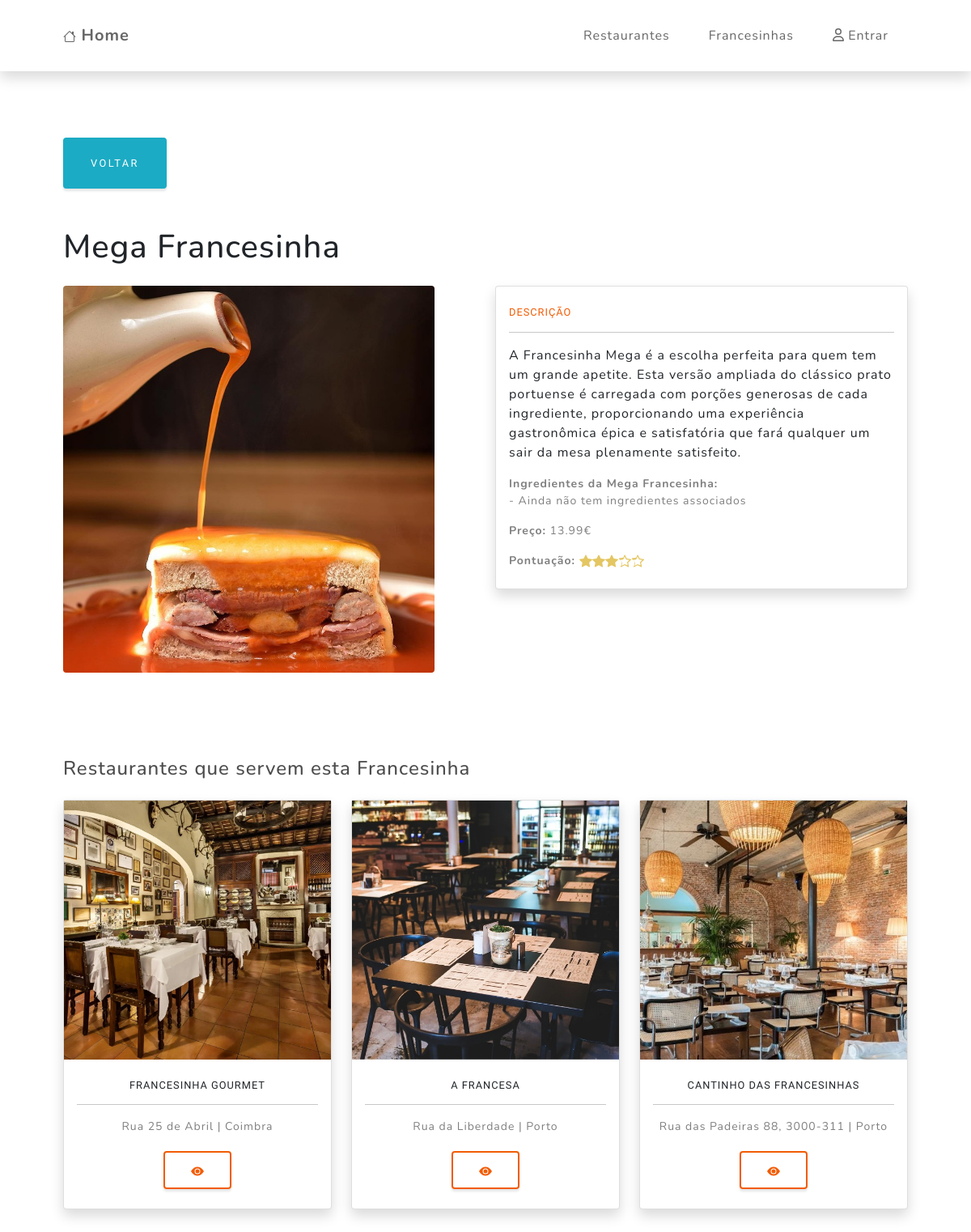
/francesinha_detail.php?id=4, run on the app's committed database.
### tables this page shows
CREATE TABLE `francesinhas` (
  `id_francesinhas` int(11) NOT NULL,
  `nome` varchar(45) NOT NULL,
  `preco` decimal(5,2) NOT NULL,
  `capa` varchar(45) DEFAULT NULL,
  `descricao` text DEFAULT NULL,
  `deleted` int(1) DEFAULT 0,
  `pontuacao` int(11) DEFAULT 0
);

CREATE TABLE `restaurantes` (
  `id_restaurantes` int(11) NOT NULL,
  `nome` varchar(45) NOT NULL,
  `endereco` varchar(100) NOT NULL,
  `ref_cidades` int(11) NOT NULL,
  `capa` varchar(255) NOT NULL,
  `descricao` text NOT NULL,
  `pontuacao` float DEFAULT 0,
  `deleted` int(1) DEFAULT 0
);

CREATE TABLE `cidades` (
  `id_cidades` int(11) NOT NULL,
  `nome` varchar(45) NOT NULL,
  `ref_paises` int(11) NOT NULL
);

### francesinha_detail.php (called while the page is built)
<?php include_once "./components/cp_head.php" ?>
<?php include_once "./components/cp_navbar.php" ?>
<?php include_once "./components/cp_detalhes_fran.php" ?>
<?php include_once "./components/cp_footer.php" ?>

### components/cp_detalhes_fran.php (the view, shortened to what this page needs)
<?php
        function getIngredients($francesinha_id) {
            $query = "SELECT ingredientes.nome, ingredientes_francesinhas.quantidade
                      FROM francesinhas
                      INNER JOIN ingredientes_francesinhas ON francesinhas.id_francesinhas = ingredientes_francesinhas.ref_francesinhas
                      INNER JOIN ingredientes ON ingredientes_francesinhas.ref_ingredientes = ingredientes.id_ingredientes
                      WHERE francesinhas.id_francesinhas = ?";
            $link = new_db_connection();
            $stmt = mysqli_stmt_init($link);
            if (mysqli_stmt_prepare($stmt, $query)) {
                mysqli_stmt_bind_param($stmt, "i", $francesinha_id);
                mysqli_stmt_execute($stmt);
                $ingredients = [];
                return $ingredients;
            } else {
                return false;
            }
        }
    $query = "SELECT
                f.id_francesinhas,
                f.nome AS francesinha_nome,
                f.pontuacao,
                f.descricao,
                f.preco,
                f.capa AS francesinha_capa,
                r.id_restaurantes,
                r.nome AS restaurante_nome,
                r.endereco AS restaurante_endereco,
                r.capa AS restaurante_capa,
                c.nome AS cidade_nome
              FROM
                francesinhas f
              LEFT JOIN
                francesinhas_restaurantes fr ON f.id_francesinhas = fr.ref_francesinhas
              LEFT JOIN
                restaurantes r ON fr.ref_restaurantes = r.id_restaurantes
              LEFT JOIN
                cidades c ON r.ref_cidades = c.id_cidades
              WHERE
                f.id_francesinhas = ?";
    if (isset($_GET['id'])) {
        $id_francesinhas = $_GET['id'];
        $link = new_db_connection();
        $stmt = mysqli_stmt_init($link);
        if (mysqli_stmt_prepare($stmt, $query)) {
            mysqli_stmt_bind_param($stmt, "i", $id_francesinhas);
            mysqli_stmt_execute($stmt);
            mysqli_stmt_bind_result($stmt, $id_francesinhas, $francesinha_nome, $pontuacao, $descricao, $preco, $francesinha_capa, $id_restaurantes, $restaurante_nome, $restaurante_endereco, $restaurante_capa, $cidade_nome);
            mysqli_stmt_store_result($stmt);
            if (mysqli_stmt_num_rows($stmt) > 0) {
                $restaurantes = [];
                while (mysqli_stmt_fetch($stmt)) {
                    if ($id_restaurantes) {
                        $restaurantes[] = [
                            'id_restaurantes' => $id_restaurantes,
                            'nome' => $restaurante_nome,
                            'endereco' => $restaurante_endereco,
                            'capa' => $restaurante_capa,
                            'cidade_nome' => $cidade_nome
                        ];
                    }
                }
                ?>
                <section class="sec-filmes pb-5" id="lista-filmes">
                    <div class="container px-lg-5 pt-3">
                        <?php
                        if (isset($_SERVER['HTTP_REFERER']) && !empty($_SERVER['HTTP_REFERER'])) {
                            $previousPage = $_SERVER['HTTP_REFERER'];
                        } else {
                            $previousPage = "francesinha.php";
                        }
                        ?>
                        <a class="btn btn-info mt-4" href="<?=$previousPage?>">Voltar</a>
                        <h1 class="pt-5 pb-3"><?= $francesinha_nome ?></h1>
                        <div class="row d-flex flex-row justify-content-between">
                            <div class="col detalhes">
                                <img class="img-fluid mb-3 rounded" src="./imgs/capas/<?= $francesinha_capa ?>" />
                            </div>
                            <div class="col detalhes">
                                <div class="card pb-2 shadow rounded">
                                    <div class="card-body">
                                        <h4 class="text-uppercase text-primary m-0 mt-2">Descrição</h4>
                                        <hr class="my-3 mx-auto" />
                                        <p class="tipo-filme mb-3"><?= $descricao ?></p>
                                        <div class="tipo-filme mb-0 small text-black-50 mt-3">
                                            <?php
                                            $francesinha_id = $id_francesinhas;
                                            $ingredients = getIngredients($francesinha_id);
                                            echo "<strong>Ingredientes da $francesinha_nome:</strong><br>";
                                            if ($ingredients !== false && !empty($ingredients)) {
                                                foreach ($ingredients as $ingredient) {
                                                    echo "<span class='fs-5 fw-bold'>.</span> <span class='text-primary'>{$ingredient['name']}</span> ({$ingredient['quantity']})<br>";
                                                }
                                            } else {
                                                echo "- Ainda não tem ingredientes associados<br>";
                                            }
                                            ?>
                                        </div>
                                        <div class="tipo-filme mb-0 small text-black-50 mt-3"><strong>Preço:</strong> <?= $preco ?>€</div>
                                        <div class="tipo-filme mb-0 small text-black-50 mt-3">
                                            <strong>Pontuação:</strong>
                                        </div>
                                    </div>
                                </div>
                            </div>
                        </div>
                        <div class="row pt-4 mt-3">
                            <h3 class="pt-5 pb-3">Restaurantes que servem esta Francesinha</h3>
                            <?php
                            if (!empty($restaurantes)) {
                                foreach ($restaurantes as $restaurante) {
                                    ?>
                                    <div class="col-md-4 mb-md-0 pb-5">
                                        <div class="card pb-2 h-100 shadow rounded">
                                            <div class="capas-preview" style='background-image: url("./imgs/capas/<?= $restaurante['capa'] ?>")'></div>
                                            <div class="card-body text-center">
                                                <h4 class="text-uppercase m-0 mt-2"><?= $restaurante['nome'] ?></h4>
                                                <hr class="my-3 mx-auto"/>
                                                <div class="tipo-filme mb-0 small text-black-50"><?= $restaurante['endereco'] ?> | <?= $restaurante['cidade_nome'] ?></div>
                                                <a href='restaurante_detail.php?id=<?= $restaurante['id_restaurantes'] ?>' class='mt-2 btn btn-outline-primary'>
                                                    <b>
                                                        <svg xmlns="http://www.w3.org/2000/svg" width="16" height="16" fill="currentColor" class="bi bi-eye-fill" viewBox="0 0 16 16">
                                                            <path d="M10.5 8a2.5 2.5 0 1 1-5 0 2.5 2.5 0 0 1 5 0"/>
                                                            <path d="M0 8s3-5.5 8-5.5S16 8 16 8s-3 5.5-8 5.5S0 8 0 8m8 3.5a3.5 3.5 0 1 0 0-7 3.5 3.5 0 0 0 0 7"/>
                                                        </svg>
                                                    </b>
                                                </a>
                                            </div>
                                        </div>
                                    </div>
                                    <?php
                                }
                            } else {
                                echo '<div class="col-12 alert-warning p-4">Não há restaurantes que servem esta francesinha!</div>';
                            }
                            ?>
                        </div>
                    </div>
                </section>
                <?php
            } else {
                echo '<div class="alert-warning p-4">A francesinha que procura não existe!</div>';
            }
        } else {
            echo "Erro na preparação da declaração";
        }
    } else {
        header("Location: francesinha.php");
    }
?>

### data on the page
francesinhas: restaurantes.capa (picture), restaurantes.nome "FRANCESINHA GOURMET", restaurantes.endereco "Rua 25 de Abril", cidades.nome "Coimbra", restaurantes.nome "A FRANCESA", restaurantes.endereco "Rua da Liberdade", cidades.nome "Porto", restaurantes.nome "CANTINHO DAS FRANCESINHAS", restaurantes.endereco "Rua das Padeiras 88, 3000-311"

### other printed values
$francesinha_nome "Mega Francesinha"
$preco "13.99"
